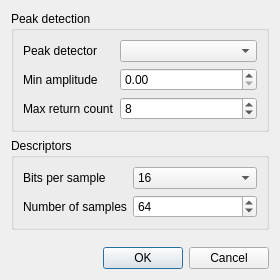
<?xml version="1.0" encoding="UTF-8"?>
<ui version="4.0">
 <class>ComputeOrthoWFToCloudDialog</class>
 <widget class="QDialog" name="ComputeOrthoWFToCloudDialog">
  <property name="geometry">
   <rect>
    <x>0</x>
    <y>0</y>
    <width>280</width>
    <height>280</height>
   </rect>
  </property>
  <property name="windowTitle">
   <string>Conversion to FWF cloud</string>
  </property>
  <layout class="QVBoxLayout" name="verticalLayout">
   <item>
    <widget class="QGroupBox" name="groupBox_2">
     <property name="title">
      <string>Peak detection</string>
     </property>
     <layout class="QFormLayout" name="formLayout_2">
      <item row="0" column="0">
       <widget class="QLabel" name="label_2">
        <property name="text">
         <string>Peak detector</string>
        </property>
       </widget>
      </item>
      <item row="0" column="1">
       <widget class="QComboBox" name="echoDetectorComboBox"/>
      </item>
      <item row="3" column="0">
       <widget class="QLabel" name="label_3">
        <property name="text">
         <string>Max return count</string>
        </property>
       </widget>
      </item>
      <item row="3" column="1">
       <widget class="QSpinBox" name="maxReturnCountSpinBox">
        <property name="minimum">
         <number>1</number>
        </property>
        <property name="maximum">
         <number>16</number>
        </property>
        <property name="value">
         <number>8</number>
        </property>
       </widget>
      </item>
      <item row="1" column="0">
       <widget class="QLabel" name="label">
        <property name="text">
         <string>Min amplitude</string>
        </property>
       </widget>
      </item>
      <item row="1" column="1">
       <widget class="QDoubleSpinBox" name="minAmplitudeDoubleSpinBox"/>
      </item>
     </layout>
    </widget>
   </item>
   <item>
    <widget class="QGroupBox" name="groupBox">
     <property name="title">
      <string>Descriptors</string>
     </property>
     <layout class="QFormLayout" name="formLayout">
      <item row="0" column="0">
       <widget class="QLabel" name="label_5">
        <property name="text">
         <string>Bits per sample</string>
        </property>
       </widget>
      </item>
      <item row="0" column="1">
       <widget class="QComboBox" name="bpsComboBox">
        <property name="currentIndex">
         <number>1</number>
        </property>
        <item>
         <property name="text">
          <string>8</string>
         </property>
        </item>
        <item>
         <property name="text">
          <string>16</string>
         </property>
        </item>
        <item>
         <property name="text">
          <string>32</string>
         </property>
        </item>
       </widget>
      </item>
      <item row="1" column="0">
       <widget class="QLabel" name="label_4">
        <property name="text">
         <string>Number of samples</string>
        </property>
       </widget>
      </item>
      <item row="1" column="1">
       <widget class="QSpinBox" name="sampleCountSpinBox">
        <property name="minimum">
         <number>16</number>
        </property>
        <property name="maximum">
         <number>65536</number>
        </property>
        <property name="singleStep">
         <number>8</number>
        </property>
        <property name="value">
         <number>64</number>
        </property>
       </widget>
      </item>
     </layout>
    </widget>
   </item>
   <item>
    <spacer name="verticalSpacer">
     <property name="orientation">
      <enum>Qt::Vertical</enum>
     </property>
     <property name="sizeHint" stdset="0">
      <size>
       <width>20</width>
       <height>22</height>
      </size>
     </property>
    </spacer>
   </item>
   <item>
    <widget class="QDialogButtonBox" name="buttonBox">
     <property name="orientation">
      <enum>Qt::Horizontal</enum>
     </property>
     <property name="standardButtons">
      <set>QDialogButtonBox::Cancel|QDialogButtonBox::Ok</set>
     </property>
    </widget>
   </item>
  </layout>
 </widget>
 <resources/>
 <connections>
  <connection>
   <sender>buttonBox</sender>
   <signal>accepted()</signal>
   <receiver>ComputeOrthoWFToCloudDialog</receiver>
   <slot>accept()</slot>
   <hints>
    <hint type="sourcelabel">
     <x>248</x>
     <y>254</y>
    </hint>
    <hint type="destinationlabel">
     <x>157</x>
     <y>274</y>
    </hint>
   </hints>
  </connection>
  <connection>
   <sender>buttonBox</sender>
   <signal>rejected()</signal>
   <receiver>ComputeOrthoWFToCloudDialog</receiver>
   <slot>reject()</slot>
   <hints>
    <hint type="sourcelabel">
     <x>316</x>
     <y>260</y>
    </hint>
    <hint type="destinationlabel">
     <x>286</x>
     <y>274</y>
    </hint>
   </hints>
  </connection>
 </connections>
</ui>
